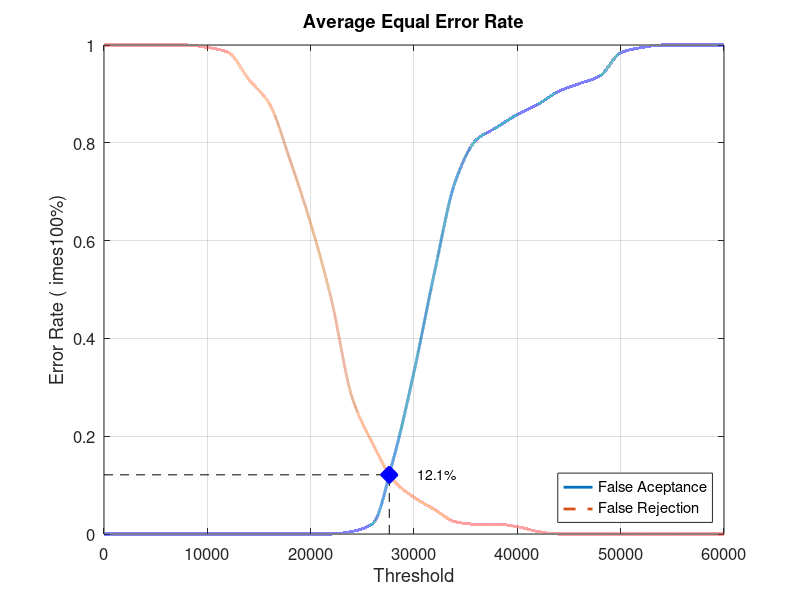
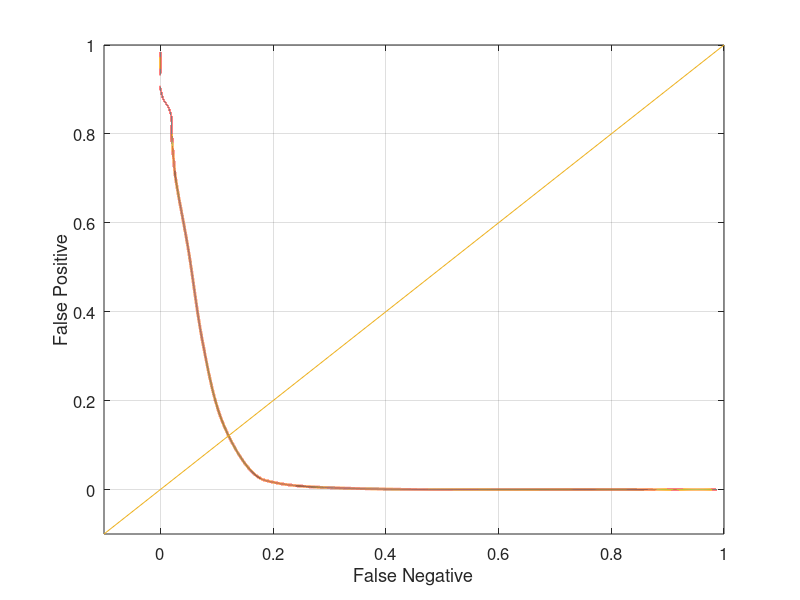

The MATLAB source for these figures, in order:
close all;
clear;
clc;
x = 0:2000:60000;
xq = 0:0.5:60000;

y0 = [0 0 0 0 0 0 0 0 0 0 0 0 0.00526316 0.0210526 0.152632 0.331579 0.536842 0.721053 0.805263 0.831579 0.857895 0.878947 0.905263 0.921053 0.936842 0.984211 0.994737 1 1 1 1]
yy0 = interp1(x, y0, xq, 'pchip');
y1 = [1 1 1 1 1 0.995 0.985 0.93 0.88 0.765 0.635 0.48 0.28 0.185 0.11 0.075 0.05 0.025 0.02 0.02 0.015 0.005 0 0 0 0 0 0 0 0 0]
yy1 = interp1(x, y1, xq, 'pchip');

% Calculating EER: 
y2 = abs(y0 - y1);
find(y2 == min(y2))
yy2 = abs(yy0 - yy1);
xEER = find(yy2 == min(yy2));
xEERIndex = xq(xEER) % X-axis EER
yEER = yy0(xEER) % Y-axis EER

main = figure
plot(xq, yy0,'-','LineWidth', 2);	hold on
plot(xq, yy1,'--','LineWidth', 2);	hold on
plot([xEERIndex xEERIndex], [0 yEER], 'k--');	hold on
plot([0 xEERIndex], [yEER yEER], 'k--');	hold on
plot(xEERIndex, yEER, 'bx', 'LineWidth', 10);	hold on
text(xEERIndex + 10 * xEERIndex / 100, yEER, [num2str(round((10000 * yEER)) / 100) '%'])
legend('False Aceptance', 'False Rejection', 'Location', 'SouthEast')
xlabel('Threshold')
ylabel('Error Rate (	imes100%)')
title('Average Equal Error Rate')
set(gca, 'FontSize', 12)
axis([0 60000 0 1])
grid on

print(main, 'Database4_2Main', '-dpng');
FNRxFPR = figure('Color', [1 1 1]);
plot(yy1, yy0, '-', yy1, yy0, 'LineWidth', 2);
hold on
y = -0.1:0.1:1
plot(y, y); 
set(gca, 'FontSize', 12)
xlabel('False Negative')
ylabel('False Positive')
axis([-0.1 1 -0.1 1])
set(gca, 'FontSize', 12)
grid on

print(FNRxFPR, 'Database4_2FNRxFPR','-dpng');
